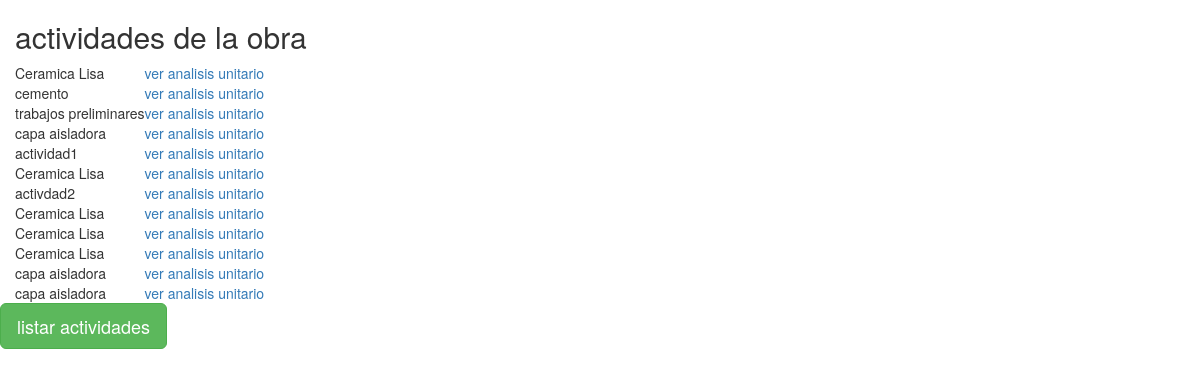
/presentacion/actividadP.php, run on the app's committed database.
### tables this page shows
CREATE TABLE IF NOT EXISTS `actividad` (
  `id` int(11) NOT NULL AUTO_INCREMENT,
  `tipo` varchar(100) NOT NULL,
  `nombre` varchar(100) NOT NULL,
  `unidad` varchar(10) NOT NULL,
  PRIMARY KEY (`id`)
);

CREATE TABLE IF NOT EXISTS `item` (
  `id` int(11) NOT NULL AUTO_INCREMENT,
  `idProyecto` int(11) NOT NULL,
  `idActividad` int(11) NOT NULL,
  `cantidad` int(11) NOT NULL,
  `PParcial` float NOT NULL,
  PRIMARY KEY (`id`)
);

### conexion/conexion.php (called while the page is built, shortened)
<?php
	class conexion{
		var $con=NULL;
		private static $conexion;
		public function __construct(){
			$this->con=mysql_connect("localhost","root");
		}
		public static function getConexion(){
			if (  !self::$conexion instanceof self){
		        self::$conexion = new self;
		    }
		    return self::$conexion;
		}
		public function consulta($query){
			return $q = mysql_query($query,$this->con);
		}
	};
?>

### negocio/itemN.php (called while the page is built, shortened)
<?php
	require_once("../datos/itemD.php");
	class ItemN{
		private $itemD;
		public function __construct(){
			$this->itemD = new ItemD();
		}
		public function listaItem_IdProyecto($idProyecto){
			$lista=$this->itemD->listarItem_IdProyecto($idProyecto);
			return $lista;
		}
	};
?>

### datos/itemD.php (called while the page is built, shortened)
<?php
	require_once("../conexion/conexion.php");
	class ItemD{
		var $conexion;
		public function __construct(){
			$this->conexion=conexion::getConexion();
		}
		public function listarItem_IdProyecto($idProyecto){
			$query='select * from item where idProyecto='.$idProyecto;
			$resultado=$this->conexion->consulta($query);
			$items=array();
			if($resultado!=NULL){
				if(mysql_fetch_row($resultado)>0){
					$i=0;
					$resultado=$this->conexion->consulta($query);
					while ($res=mysql_fetch_array($resultado)) {
						$items[$i]=array('id'=>$res['id'],'idProyecto'=>$res['idProyecto'],'idActividad'=>$res['idActividad'],'cantidad'=>$res['cantidad'],'PParcial'=>$res['PParcial']);
						$i=$i+1;
					}
				}
			}
			return $items;
		}
	};
 ?>

### negocio/actividadN.php (called while the page is built, shortened)
<?php
	require_once("../datos/actividadD.php");
	class ActividadN{
		private $actividadD;
		public function __construct(){
			$this->actividadD = new ActividadD();
		}
		public function obtenerNombre_IdActividad($idActividad){
			return $this->actividadD->obtenerNombre_IdActividad($idActividad);
		}
	};
?>

### datos/actividadD.php (called while the page is built, shortened)
<?php
	require_once("../conexion/conexion.php");
	class ActividadD{
		var $conexion;
		public function __construct(){
			$this->conexion=conexion::getConexion();
		}
		public function obtenerNombre_IdActividad($idActividad){
			$query='select nombre from actividad where id='.$idActividad;
			$resultado=$this->conexion->consulta($query);
			if($resultado!=NULL){
				if(mysql_fetch_row($resultado)>0){
					$resultado=$this->conexion->consulta($query);
					while ($res=mysql_fetch_array($resultado)) {
						$nombre=$res['nombre'];
					}
				}
			}
			return $nombre;
		}
	};
 ?>

### presentacion/actividadP.php (the view, shortened to what this page needs)
<?php
	$idProyecto=$_SESSION['idProyecto'];
	require_once ("../negocio/itemN.php");
	require_once ("../negocio/actividadN.php");
	$actividadN=new ActividadN();
	$itemN=new ItemN();
 ?>
<!DOCTYPE html>
<html>
<head>
</head>
<body>
	<div class="container-fluid">
	<h2>actividades de la obra</h2>
	<form action="" method="">
		<table>
		<?php
			$items=$itemN->listaItem_IdProyecto($idProyecto);
			foreach ($items as $item) {
				echo '<tr>';
				$nombre=$actividadN->obtenerNombre_IdActividad($item['idActividad']);
				echo '<td>'.$nombre.'</td>';
				echo '<td><a href="'.$item['id'].'">ver analisis unitario</a><td>';
				echo '</tr>';
			}
		?>
		</table>
	</form>
	</div>
	<link rel="stylesheet" href="css/bootstrap.min.css">
	<a href="#ventana2" class="btn btn-success btn-lg" data-toggle="modal">listar actividades</a>
</body>
</html>

### data on the page
actividad: nombre "Ceramica Lisa"
item: idActividad.nombre "cemento"
item: idActividad.nombre "trabajos preliminares"
item: idActividad.nombre "capa aisladora"
item: idActividad.nombre "actividad1"
item: idActividad.nombre "Ceramica Lisa"
actividad: nombre "activdad2"
actividad: nombre "capa aisladora"
item: idActividad.nombre "capa aisladora"
